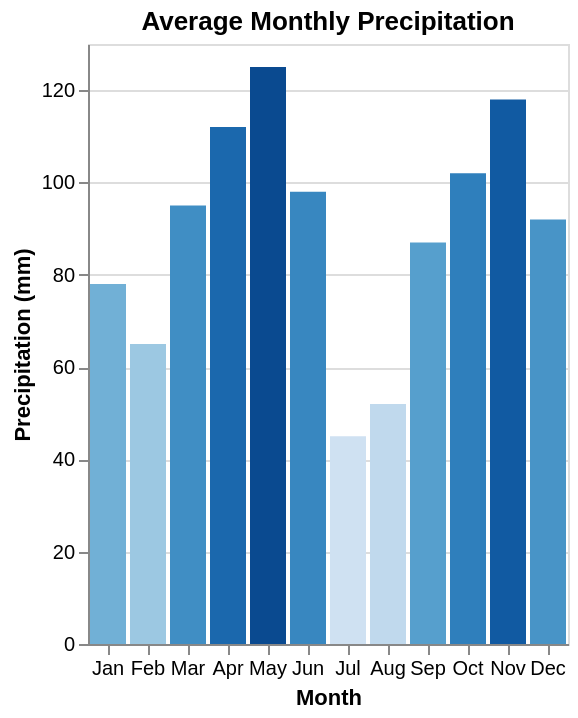

Here is the Vega-Lite specification saved for this chart:
### Vega-Lite specification from a JSON file in a GitHub repository (floating-point values rounded to 4 significant figures)
{"$schema": "https://vega.github.io/schema/vega-lite/v5.json", "description": "Monthly precipitation levels", "data": {"values": [{"month": "Jan", "precipitation": 78}, {"month": "Feb", "precipitation": 65}, {"month": "Mar", "precipitation": 95}, {"month": "Apr", "precipitation": 112}, {"month": "May", "precipitation": 125}, {"month": "Jun", "precipitation": 98}, {"month": "Jul", "precipitation": 45}, {"month": "Aug", "precipitation": 52}, {"month": "Sep", "precipitation": 87}, {"month": "Oct", "precipitation": 102}, {"month": "Nov", "precipitation": 118}, {"month": "Dec", "precipitation": 92}]}, "mark": "bar", "encoding": {"x": {"field": "month", "type": "ordinal", "axis": {"title": "Month", "labelAngle": 0}, "sort": null}, "y": {"field": "precipitation", "type": "quantitative", "axis": {"title": "Precipitation (mm)"}}, "color": {"field": "precipitation", "type": "quantitative", "scale": {"scheme": "blues"}, "legend": null}}, "title": "Average Monthly Precipitation"}
